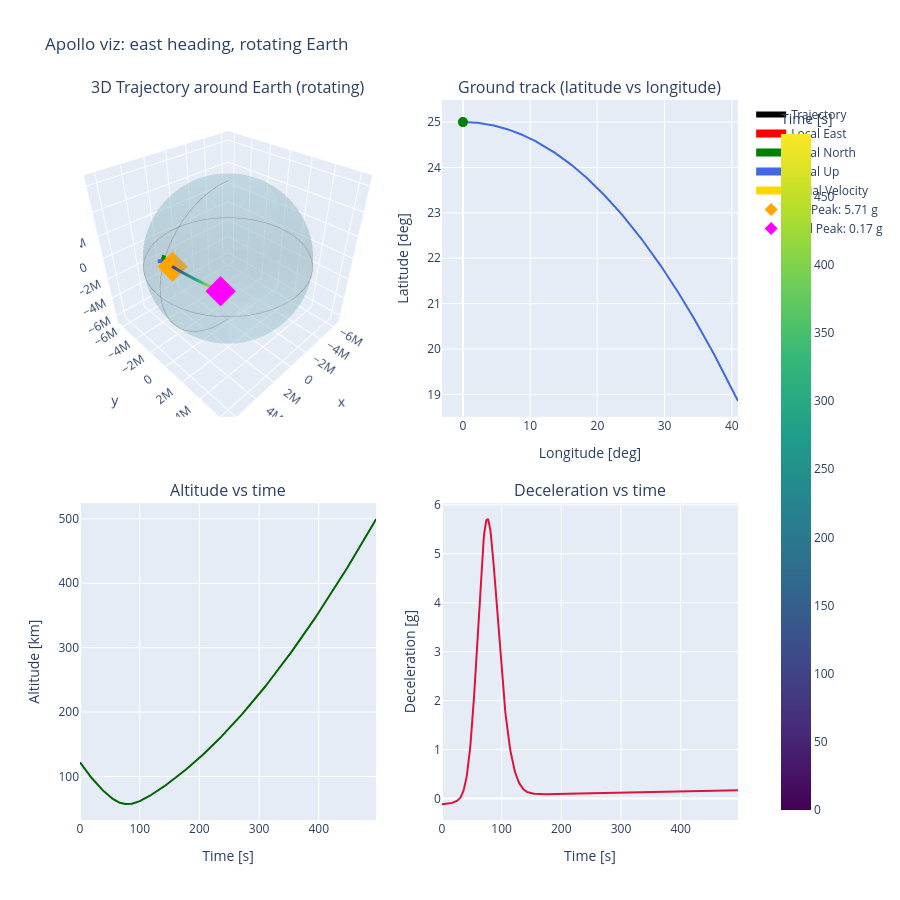

Write notebook code for a chart like this one.
### Code cell
state_east_rot = InitialState(
    altitude=121_920.0,
    velocity=11_137.0,
    flight_path_angle=np.deg2rad(-6.93),
    heading=0.0,                    # east
    latitude=np.deg2rad(25.0),
    longitude=0.0,
)
r_east = simulate(apollo_viz, state_east_rot, planet=EARTH,
                  max_time=1500.0, dt_output=1.0)
fig = plot_trajectory_summary(r_east, state_east_rot,
                              planet_name="Earth (rotating)",
                              title="Apollo viz: east heading, rotating Earth")
fig.show()

### Figure 1 — Plotly figure (JSON) as saved in the notebook; plotly's stock layout.template omitted (floating-point values rounded to 4 significant figures; data arrays with more than 128 entries replaced by an {"elided": "..."} marker saying what was removed)
{"data": [{"colorscale": [[0, "lightblue"], [1, "lightblue"]], "hoverinfo": "skip", "lighting": {"ambient": 0.8, "diffuse": 0.2, "specular": 0}, "name": "Earth", "opacity": 0.3, "scene": "scene", "showscale": false, "type": "surface", "x": {"elided": "36x72 float values"}, "y": {"elided": "36x72 float values"}, "z": {"elided": "36x72 float values"}}, {"hoverinfo": "skip", "line": {"color": "gray", "width": 1}, "mode": "lines", "name": "Equator", "scene": "scene", "showlegend": false, "type": "scatter3d", "x": [-6378000.0, -6326000.0, -6170000.0, -5912000.0, -5557000.0, -5112000.0, -4582000.0, -3977000.0, -3306000.0, -2582000.0, -1815000.0, -1018000.0, -204400.0, 612400.0, 1419000.0, 2203000.0, 2950000.0, 3649000.0, 4288000.0, 4857000.0, 5345000.0, 5747000.0, 6053000.0, 6261000.0, 6365000.0, 6365000.0, 6261000.0, 6053000.0, 5747000.0, 5345000.0, 4857000.0, 4288000.0, 3649000.0, 2950000.0, 2203000.0, 1419000.0, 612400.0, -204400.0, -1018000.0, -1815000.0, -2582000.0, -3306000.0, -3977000.0, -4582000.0, -5112000.0, -5557000.0, -5912000.0, -6170000.0, -6326000.0, -6378000.0], "y": [-7.811e-10, -815600.0, -1618000.0, -2394000.0, -3130000.0, -3815000.0, -4437000.0, -4987000.0, -5454000.0, -5832000.0, -6115000.0, -6296000.0, -6375000.0, -6349000.0, -6218000.0, -5986000.0, -5655000.0, -5231000.0, -4722000.0, -4134000.0, -3479000.0, -2767000.0, -2010000.0, -1219000.0, -408600.0, 408600.0, 1219000.0, 2010000.0, 2767000.0, 3479000.0, 4134000.0, 4722000.0, 5231000.0, 5655000.0, 5986000.0, 6218000.0, 6349000.0, 6375000.0, 6296000.0, 6115000.0, 5832000.0, 5454000.0, 4987000.0, 4437000.0, 3815000.0, 3130000.0, 2394000.0, 1618000.0, 815600.0, 7.811e-10], "z": [0.0, 0.0, 0.0, 0.0, 0.0, 0.0, 0.0, 0.0, 0.0, 0.0, 0.0, 0.0, 0.0, 0.0, 0.0, 0.0, 0.0, 0.0, 0.0, 0.0, 0.0, 0.0, 0.0, 0.0, 0.0, 0.0, 0.0, 0.0, 0.0, 0.0, 0.0, 0.0, 0.0, 0.0, 0.0, 0.0, 0.0, 0.0, 0.0, 0.0, 0.0, 0.0, 0.0, 0.0, 0.0, 0.0, 0.0, 0.0, 0.0, 0.0]}, {"hoverinfo": "skip", "line": {"color": "gray", "width": 1}, "mode": "lines", "name": "Prime Meridian", "scene": "scene", "showlegend": false, "type": "scatter3d", "x": [3.905e-10, 408600.0, 815600.0, 1219000.0, 1618000.0, 2010000.0, 2394000.0, 2767000.0, 3130000.0, 3479000.0, 3815000.0, 4134000.0, 4437000.0, 4722000.0, 4987000.0, 5231000.0, 5454000.0, 5655000.0, 5832000.0, 5986000.0, 6115000.0, 6218000.0, 6296000.0, 6349000.0, 6375000.0, 6375000.0, 6349000.0, 6296000.0, 6218000.0, 6115000.0, 5986000.0, 5832000.0, 5655000.0, 5454000.0, 5231000.0, 4987000.0, 4722000.0, 4437000.0, 4134000.0, 3815000.0, 3479000.0, 3130000.0, 2767000.0, 2394000.0, 2010000.0, 1618000.0, 1219000.0, 815600.0, 408600.0, 3.905e-10], "y": [0.0, 0.0, 0.0, 0.0, 0.0, 0.0, 0.0, 0.0, 0.0, 0.0, 0.0, 0.0, 0.0, 0.0, 0.0, 0.0, 0.0, 0.0, 0.0, 0.0, 0.0, 0.0, 0.0, 0.0, 0.0, 0.0, 0.0, 0.0, 0.0, 0.0, 0.0, 0.0, 0.0, 0.0, 0.0, 0.0, 0.0, 0.0, 0.0, 0.0, 0.0, 0.0, 0.0, 0.0, 0.0, 0.0, 0.0, 0.0, 0.0, 0.0], "z": [-6378000.0, -6365000.0, -6326000.0, -6261000.0, -6170000.0, -6053000.0, -5912000.0, -5747000.0, -5557000.0, -5345000.0, -5112000.0, -4857000.0, -4582000.0, -4288000.0, -3977000.0, -3649000.0, -3306000.0, -2950000.0, -2582000.0, -2203000.0, -1815000.0, -1419000.0, -1018000.0, -612400.0, -204400.0, 204400.0, 612400.0, 1018000.0, 1419000.0, 1815000.0, 2203000.0, 2582000.0, 2950000.0, 3306000.0, 3649000.0, 3977000.0, 4288000.0, 4582000.0, 4857000.0, 5112000.0, 5345000.0, 5557000.0, 5747000.0, 5912000.0, 6053000.0, 6170000.0, 6261000.0, 6326000.0, 6365000.0, 6378000.0]}, {"hoverinfo": "text", "line": {"color": {"elided": "497 float values"}, "colorbar": {"title": {"text": "Time [s]"}, "x": 1.05}, "colorscale": [[0, "#440154"], [0.1111, "#482878"], [0.2222, "#3e4989"], [0.3333, "#31688e"], [0.4444, "#26828e"], [0.5556, "#1f9e89"], [0.6667, "#35b779"], [0.7778, "#6ece58"], [0.8889, "#b5de2b"], [1, "#fde725"]], "width": 6}, "mode": "lines", "name": "Trajectory", "scene": "scene", "text": {"elided": "497 str values"}, "type": "scatter3d", "x": {"elided": "497 float values"}, "y": {"elided": "497 float values"}, "z": {"elided": "497 float values"}}, {"hoverinfo": "name", "line": {"color": "red", "width": 8}, "mode": "lines", "name": "Local East", "scene": "scene", "type": "scatter3d", "x": [5891000.0, 5891000.0], "y": [0, 400000], "z": [2747000.0, 2747000.0]}, {"hoverinfo": "name", "line": {"color": "green", "width": 8}, "mode": "lines", "name": "Local North", "scene": "scene", "type": "scatter3d", "x": [5891000.0, 5722000.0], "y": [0, 0], "z": [2747000.0, 3110000.0]}, {"hoverinfo": "name", "line": {"color": "royalblue", "width": 8}, "mode": "lines", "name": "Local Up", "scene": "scene", "type": "scatter3d", "x": [5891000.0, 6254000.0], "y": [0, 0], "z": [2747000.0, 2916000.0]}, {"hoverinfo": "name", "line": {"color": "gold", "width": 8}, "mode": "lines", "name": "Initial Velocity", "scene": "scene", "type": "scatter3d", "x": [5891000.0, 5847000.0], "y": [0, 397100.0], "z": [2747000.0, 2727000.0]}, {"hoverinfo": "name", "marker": {"color": "orange", "size": 10, "symbol": "diamond"}, "mode": "markers", "name": "1st Peak: 5.71 g", "scene": "scene", "type": "scatter3d", "x": [5785000.0], "y": [826400.0], "z": [2695000.0]}, {"hoverinfo": "name", "marker": {"color": "magenta", "size": 10, "symbol": "diamond"}, "mode": "markers", "name": "2nd Peak: 0.17 g", "scene": "scene", "type": "scatter3d", "x": [4918000.0], "y": [4263000.0], "z": [2223000.0]}, {"line": {"color": "royalblue", "width": 2}, "mode": "lines", "name": "Ground track", "showlegend": false, "type": "scatter", "x": {"elided": "497 float values"}, "xaxis": "x", "y": {"elided": "497 float values"}, "yaxis": "y"}, {"marker": {"color": "green", "size": 10, "symbol": "circle"}, "mode": "markers", "name": "Entry", "showlegend": false, "type": "scatter", "x": [0], "xaxis": "x", "y": [25], "yaxis": "y"}, {"line": {"color": "darkgreen", "width": 2}, "mode": "lines", "name": "Altitude", "showlegend": false, "type": "scatter", "x": {"elided": "497 float values"}, "xaxis": "x2", "y": {"elided": "497 float values"}, "yaxis": "y2"}, {"line": {"color": "crimson", "width": 2}, "mode": "lines", "name": "Deceleration", "showlegend": false, "type": "scatter", "x": {"elided": "497 float values"}, "xaxis": "x3", "y": {"elided": "497 float values"}, "yaxis": "y3"}], "layout": {"annotations": [{"font": {"size": 16}, "showarrow": false, "text": "3D Trajectory around Earth (rotating)", "x": 0.225, "xanchor": "center", "xref": "paper", "y": 1, "yanchor": "bottom", "yref": "paper"}, {"font": {"size": 16}, "showarrow": false, "text": "Ground track (latitude vs longitude)", "x": 0.775, "xanchor": "center", "xref": "paper", "y": 1, "yanchor": "bottom", "yref": "paper"}, {"font": {"size": 16}, "showarrow": false, "text": "Altitude vs time", "x": 0.225, "xanchor": "center", "xref": "paper", "y": 0.44, "yanchor": "bottom", "yref": "paper"}, {"font": {"size": 16}, "showarrow": false, "text": "Deceleration vs time", "x": 0.775, "xanchor": "center", "xref": "paper", "y": 0.44, "yanchor": "bottom", "yref": "paper"}], "height": 900, "scene": {"aspectmode": "data", "domain": {"x": [0, 0.45], "y": [0.56, 1]}}, "showlegend": true, "title": {"text": "Apollo viz: east heading, rotating Earth"}, "xaxis": {"anchor": "y", "domain": [0.55, 1], "title": {"text": "Longitude [deg]"}}, "xaxis2": {"anchor": "y2", "domain": [0, 0.45], "title": {"text": "Time [s]"}}, "xaxis3": {"anchor": "y3", "domain": [0.55, 1], "title": {"text": "Time [s]"}}, "yaxis": {"anchor": "x", "domain": [0.56, 1], "title": {"text": "Latitude [deg]"}}, "yaxis2": {"anchor": "x2", "domain": [0, 0.44], "title": {"text": "Altitude [km]"}}, "yaxis3": {"anchor": "x3", "domain": [0, 0.44], "title": {"text": "Deceleration [g]"}}}}
